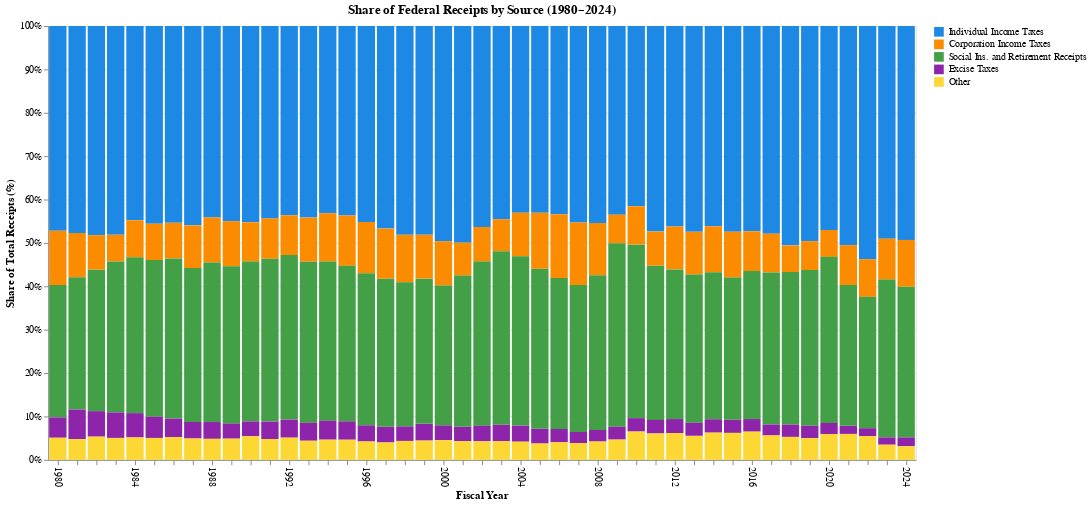

The code cell stored with this chart in its notebook:
### Code cell
# Read and clean the data
df = pd.read_excel(FILE_PATH, sheet_name='Table 2.1')
df = df[df['Year'] >= 1980]

# Reshape data to long format for Altair
df_melted = df.melt(
    id_vars=['Year'],
    value_vars=[
        'Individual Income Taxes',
        'Corporation Income Taxes',
        'Social Ins. and Retirement Receipts',
        'Excise Taxes',
        'Other'
    ],
    var_name='Revenue Source',
    value_name='Amount'
)

# Build stacked bar chart 
chart_bar = (
    alt.Chart(df_melted)
    .mark_bar()
    .encode(
        x=alt.X(
            'Year:O',
            title='Fiscal Year',
            axis=alt.Axis(
                labelAngle=90,
                #ChatGPT prompt: how the label only if the year is evenly
                #  divisible by 4; otherwise, leave it blank in altair
                # ChatGPT: The expression datum.label % 4 == 0 checks division
                labelExpr="datum.label % 4 == 0 ? datum.label : ''"  
            )
        ),
        y=alt.Y(
            'Amount:Q',
            stack='normalize',
            title='Share of Total Receipts (%)'
        ),
        color=alt.Color(
            'Revenue Source:N',
            legend=alt.Legend(title=None),
            scale=alt.Scale(
                domain=[
                    'Individual Income Taxes',
                    'Corporation Income Taxes',
                    'Social Ins. and Retirement Receipts',
                    'Excise Taxes',
                    'Other'
                ],
                range=['#1E88E5', '#FB8C00', '#43A047', '#8E24AA', '#FDD835']
            )
        )
    )
    .properties(
        title='Share of Federal Receipts by Source (1980–2024)',
        width=900,
        height=450
    )
)

chart_bar

### Figure 1 — Vega-Lite specification as saved in the notebook (floating-point values rounded to 4 significant figures; data arrays with more than 128 entries replaced by an {"elided": "..."} marker saying what was removed)
{"config": {"view": {"continuousWidth": 300, "continuousHeight": 300}}, "data": {"name": "data-bec8d9eb9d1874265d83b874ea65732f"}, "mark": {"type": "bar"}, "encoding": {"color": {"field": "Revenue Source", "legend": {"title": null}, "scale": {"domain": ["Individual Income Taxes", "Corporation Income Taxes", "Social Ins. and Retirement Receipts", "Excise Taxes", "Other"], "range": ["#1E88E5", "#FB8C00", "#43A047", "#8E24AA", "#FDD835"]}, "type": "nominal"}, "x": {"axis": {"labelAngle": 90, "labelExpr": "datum.label % 4 == 0 ? datum.label : ''"}, "field": "Year", "title": "Fiscal Year", "type": "ordinal"}, "y": {"field": "Amount", "stack": "normalize", "title": "Share of Total Receipts (%)", "type": "quantitative"}}, "height": 450, "title": "Share of Federal Receipts by Source (1980–2024)", "width": 900, "$schema": "https://vega.github.io/schema/vega-lite/v5.20.1.json", "datasets": {"data-bec8d9eb9d1874265d83b874ea65732f": {"elided": "225 records"}}}
